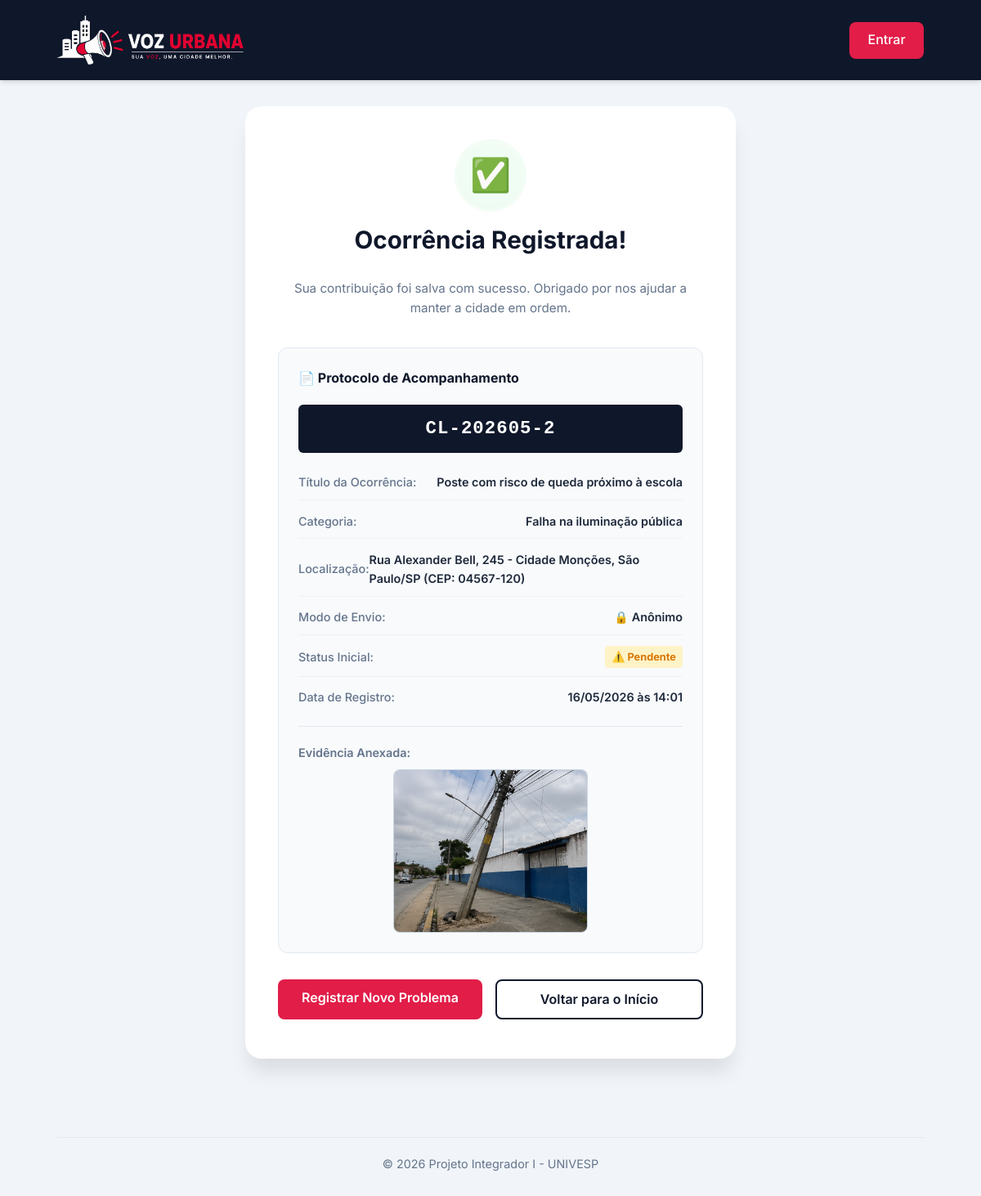
Page /denuncias/2/sucesso/ on the earlier database version.
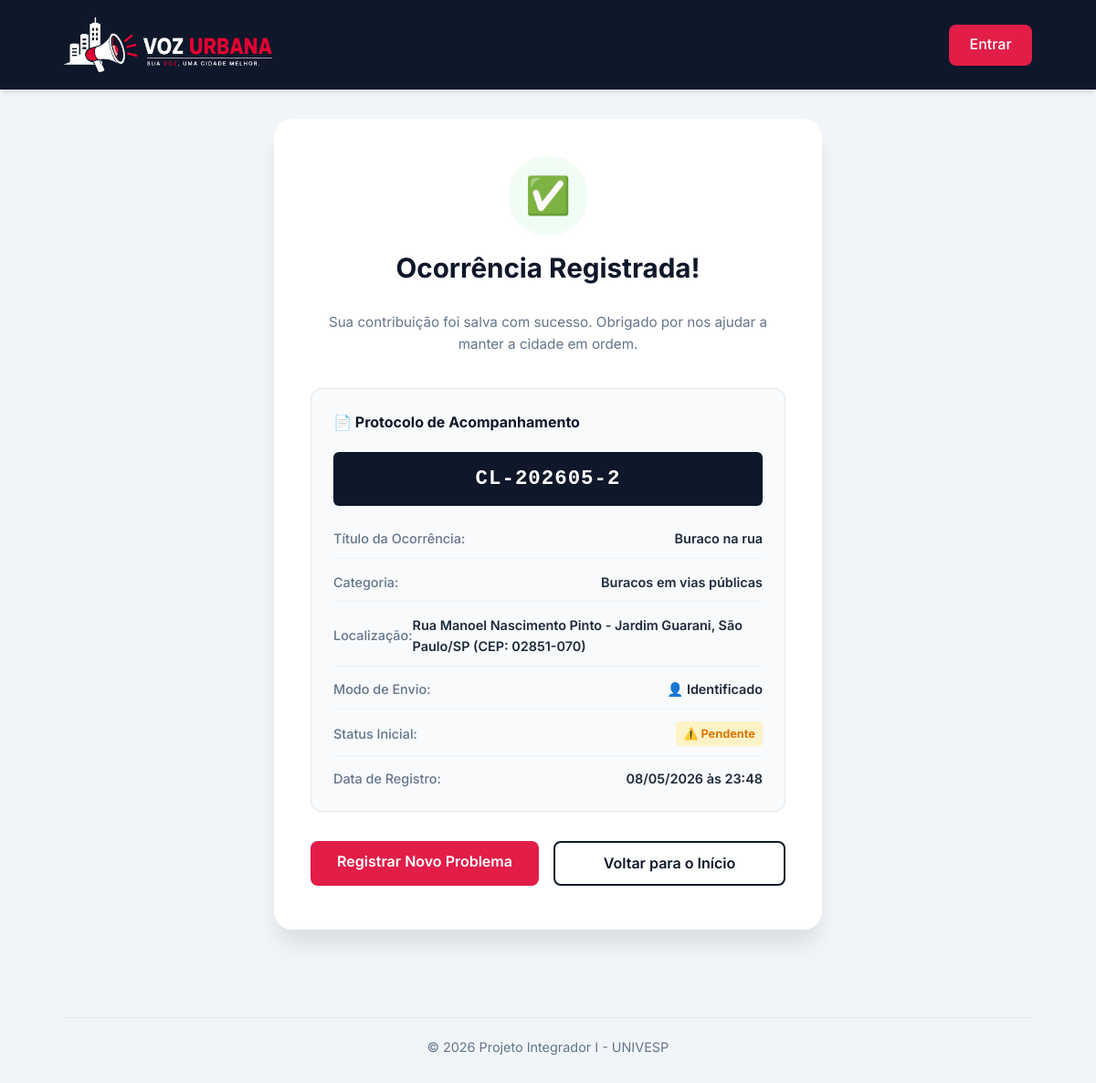
Same page on the later database version.
### denuncias/models.py (models this page shows, shortened)
class Denuncia(models.Model):
    CATEGORIAS = [
        ('buraco', 'Buracos em vias públicas'),
        ('iluminacao', 'Falha na iluminação pública'),
        ('lixo', 'Descarte irregular de lixo / entulho'),
        ('enchente', 'Alagamento / Enchente'),
        ('outros', 'Outros problemas urbanos'),
    ]
    STATUS_CHOICES = [
        ('pendente', 'Pendente'),
        ('analise', 'Em Análise'),
        ('resolvido', 'Resolvido'),
    ]
    titulo = models.CharField(max_length=100, verbose_name="Título")
    categoria = models.CharField(max_length=50, choices=CATEGORIAS, verbose_name="Categoria")
    descricao = models.TextField(verbose_name="Descrição do Problema")
    cep = models.CharField(max_length=9, verbose_name="CEP", default="")
    endereco = models.CharField(max_length=255, verbose_name="Endereço", default="")
    numero = models.CharField(max_length=20, verbose_name="Número", default="", blank=True)
    bairro = models.CharField(max_length=100, verbose_name="Bairro", default="")
    cidade = models.CharField(max_length=100, verbose_name="Cidade", default="")
    estado = models.CharField(max_length=2, verbose_name="Estado", default="")
    localizacao = models.CharField(max_length=255, verbose_name="Endereço / Localização", blank=True)
    foto = models.ImageField(upload_to='denuncias/', null=True, blank=True, verbose_name="Fotografia de Evidência")
    anonimo = models.BooleanField(default=False, verbose_name="Denunciar de forma anônima")
    status = models.CharField(max_length=20, choices=STATUS_CHOICES, default='pendente', verbose_name="Status")
    resposta_gestor = models.TextField(null=True, blank=True, verbose_name="Resposta da Administração")
    criado_em = models.DateTimeField(auto_now_add=True, verbose_name="Criado em")
    atualizado_em = models.DateTimeField(auto_now=True, verbose_name="Atualizado em")
    class Meta:
        ordering = ['-criado_em']
        verbose_name = "Denúncia"
        verbose_name_plural = "Denúncias"

### denuncias/views.py (the view)
# urls.py: path('denuncias/<int:pk>/sucesso/', views.sucesso_denuncia, name='sucesso_denuncia'),
def sucesso_denuncia(request, pk):
    denuncia = get_object_or_404(Denuncia, pk=pk)
    return render(request, 'denuncias/sucesso.html', {'denuncia': denuncia})

### templates/denuncias/sucesso.html (shortened to what this page needs)
{% extends 'base.html' %}
{% block content %}
<div class="success-container">
    <div class="card success-card">
        <div class="success-header">
            <div class="success-checkmark-wrapper">
                <span class="success-icon">✅</span>
            </div>
            <h2>Ocorrência Registrada!</h2>
            <p class="success-subtitle">Sua contribuição foi salva com sucesso. Obrigado por nos ajudar a manter a cidade em ordem.</p>
        </div>
        <div class="success-details-box">
            <h3>📄 Protocolo de Acompanhamento</h3>
            <div class="protocol-code">CL-{% now "Y" %}{{ denuncia.criado_em|date:"m" }}-{{ denuncia.pk }}</div>
            <div class="details-grid">
                <div class="detail-item">
                    <span class="detail-label">Título da Ocorrência:</span>
                    <span class="detail-value">{{ denuncia.titulo }}</span>
                </div>
                <div class="detail-item">
                    <span class="detail-label">Categoria:</span>
                    <span class="detail-value">{{ denuncia.get_categoria_display }}</span>
                </div>
                <div class="detail-item">
                    <span class="detail-label">Localização:</span>
                    <span class="detail-value">{{ denuncia.localizacao }}</span>
                </div>
                <div class="detail-item">
                    <span class="detail-label">Modo de Envio:</span>
                    <span class="detail-value">
                        {% if denuncia.anonimo %}
                            🔒 Anônimo
                        {% else %}
                            👤 Identificado
                        {% endif %}
                    </span>
                </div>
                <div class="detail-item">
                    <span class="detail-label">Status Inicial:</span>
                    <span class="detail-value status-badge badge-pendente">⚠️ {{ denuncia.get_status_display }}</span>
                </div>
                <div class="detail-item">
                    <span class="detail-label">Data de Registro:</span>
                    <span class="detail-value">{{ denuncia.criado_em|date:"d/m/Y \à\s H:i" }}</span>
                </div>
            </div>
            {% if denuncia.foto %}
                <div class="success-image-preview">
                    <p class="preview-label">Evidência Anexada:</p>
                    <img src="{{ denuncia.foto.url }}" alt="Evidência da denúncia" class="attached-img">
                </div>
            {% endif %}
        </div>
        <div class="success-actions">
            <a href="{% url 'criar_denuncia' %}" class="btn-primary">Registrar Novo Problema</a>
            <a href="{% url 'home' %}" class="btn-secondary-outline">Voltar para o Início</a>
        </div>
    </div>
</div>
{% endblock %}

Differences in the rows shown:
changed Denuncia "Pendente": titulo "Poste com risco de queda próximo à escola" → "Buraco na rua"; categoria "Falha na iluminação pública" → "Buracos em vias públicas"; localizacao "Rua Alexander Bell, 245 - Cidade Monções, São Paulo/SP (CEP: 04567-120)" → "Rua Manoel Nascimento Pinto - Jardim Guarani, São Paulo/SP (CEP: 02851-070)"; criado_em "16/05/2026 às 14:01" → "08/05/2026 às 23:48"; foto: picture removed
Other differences:
text no longer shown: "🔒 Anônimo Evidência Anexada:"
text now shown: "👤 Identificado"
